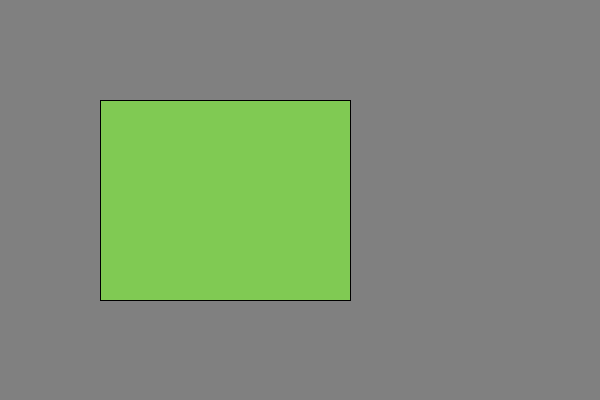
Frame 1 (no input)
Frame 60 (the mouse pressed at the canvas centre just before this capture): identical to frame 1, image omitted
Frame 120 (the mouse held since frame 60 and released just before this capture): identical to frame 1, image omitted

The Processing sketch that drew this single still picture (run headless with seeded random() and noise(); from frame 60 on, the mouse is pressed at the canvas centre):

// Processing sketch: stackpop01
// ── stackpop01.pde
void setup() {
   size(600, 400);
}

void draw() {
   background(128);
   fill(128, 202, 83);
   rect(100, 100, 250, 200);
}
